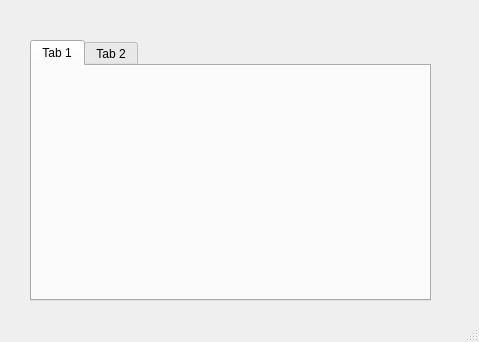
<?xml version="1.0" encoding="UTF-8"?>
<ui version="4.0">
 <class>MainWindow</class>
 <widget class="QMainWindow" name="MainWindow">
  <property name="geometry">
   <rect>
    <x>0</x>
    <y>0</y>
    <width>479</width>
    <height>342</height>
   </rect>
  </property>
  <property name="windowTitle">
   <string>MainWindow</string>
  </property>
  <widget class="QWidget" name="centralwidget">
   <widget class="QTabWidget" name="tabWidget">
    <property name="geometry">
     <rect>
      <x>30</x>
      <y>40</y>
      <width>401</width>
      <height>261</height>
     </rect>
    </property>
    <widget class="QWidget" name="tab">
     <attribute name="title">
      <string>Tab 1</string>
     </attribute>
    </widget>
    <widget class="QWidget" name="tab_2">
     <attribute name="title">
      <string>Tab 2</string>
     </attribute>
    </widget>
   </widget>
  </widget>
  <widget class="QStatusBar" name="statusbar"/>
 </widget>
 <resources/>
 <connections/>
</ui>
